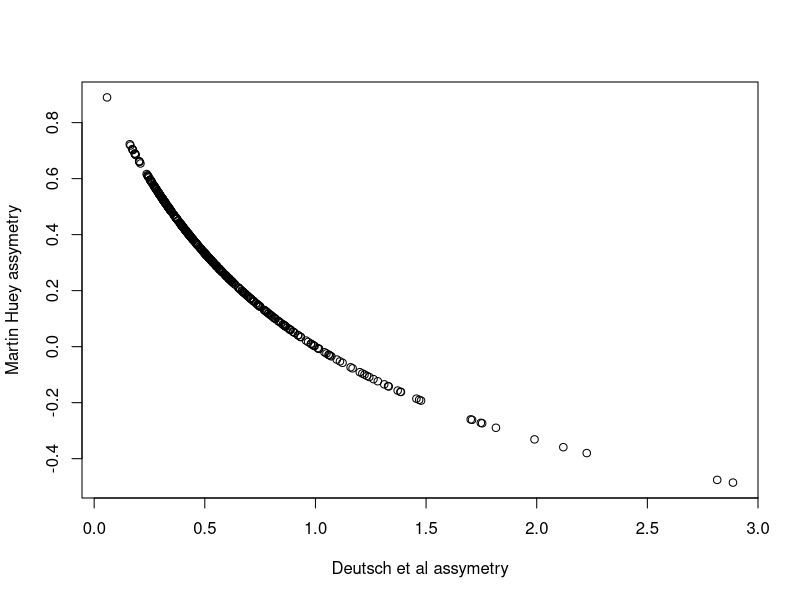
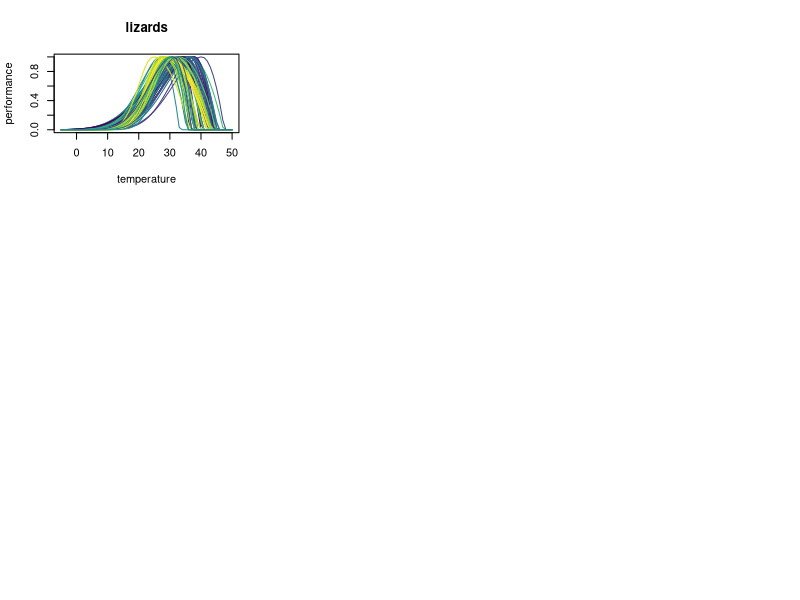

Write R code to recreate these figures, in order. (Note: this script raises an error after producing the figures.)
library(ggplot2)

#load data
setwd("/Volumes/GoogleDrive/Shared Drives/TrEnCh/Projects/ThermalStress/data/CTlimits/")
tpc=read.csv("tpcs.csv")
#drop data without all metrics
tpc= subset(tpc, !is.na(tpc$CTmin) & !is.na(tpc$Topt) & !is.na(tpc$CTmax) )

#calculate asymetry
tpc$asym= (tpc$CTmax - tpc$Topt)/(tpc$Topt- tpc$CTmin )
#OR INVERSE: tpc$asym= (tpc$Topt- tpc$CTmin )/(tpc$CTmax - tpc$Topt)
tpc$asym2= (2*tpc$Topt-tpc$CTmax - tpc$CTmin)/(tpc$CTmax-tpc$CTmin )
#check relationship of assymetry metrics
plot(tpc$asym,tpc$asym2, ylab="Martin Huey assymetry", xlab="Deutsch et al assymetry")

#calculate declining breadth
tpc$CTmax.Topt.breadth= tpc$CTmax - tpc$Topt

#Convert to thermodynamic scale
#E=0.757 #eV
#k= 1.38*10^-23 #J K^-1
#k=8.617* 10^-5 #eV K^-1
#function using temp in C
thermo.temp= function(t, E=0.757, k=8.617* 10^-5) exp(-E/(k*(t+273.15))) 

tpc$CTmax.Topt.breadth.thermo= thermo.temp(tpc$CTmax) - thermo.temp(tpc$Topt)
tpc$asym.thermo= (thermo.temp(tpc$CTmax) - thermo.temp(tpc$Topt))/(thermo.temp(tpc$Topt)- thermo.temp(tpc$CTmin) )

#================
#Plots
#PLOT TPCs

#Deutsch et al. TPC
#Performance Curve Function from Deutsch et al. 2008
tpc.plot= function(T,Topt,CTmin, CTmax){
  F=T
  F[]=NA
  sigma= (Topt-CTmin)/4
  F[T<=Topt & !is.na(T)]= exp(-((T[T<=Topt & !is.na(T)]-Topt)/(2*sigma))^2) 
  F[T>Topt & !is.na(T)]= 1- ((T[T>Topt & !is.na(T)]-Topt)/(Topt-CTmax))^2
  #set negetative to zero
  F[F<0]<-0
  
  return(F)
}

library(viridis)
temps=-5:50

par(mfrow=c(3,3))
taxas= c("lizards","lizards_Tp","insects","flies","plankton","Sea Urchins", "Australian lizards", "Plant")
for(taxa in 1:8){
  
tpc.sub= tpc[which(tpc$taxa==taxas[taxa]),]
#add a column of color values based on assymetry values
tpc.sub$col<-viridis(1)
try(tpc.sub$col <- viridis(20)[as.numeric(cut(tpc.sub$asym,breaks = quantile(tpc.sub$asym, probs = seq(0, 1, 0.05)) ))])

plot(temps, tpc.plot(temps, Topt=tpc.sub[1,"Topt"] , CTmin=tpc.sub[1,"CTmin"], CTmax=tpc.sub[1,"CTmax"]), type="l", xlab="temperature",ylab="performance", main=taxas[taxa])
for(r in 2:nrow(tpc.sub)) points(temps, tpc.plot(temps, Topt=tpc.sub[r,"Topt"] , CTmin=tpc.sub[r,"CTmin"], CTmax=tpc.sub[r,"CTmax"]), type="l", col=tpc.sub[r,"col"]) 
}

#-----------
#PLOT RELATIONSHIPS
#assymetry vs Topt
ggplot(tpc) + aes(x=Topt, y = asym2, color=habitat)+geom_point()+facet_wrap(~taxa)+ylim(0,1)+ylab("assymetry") #, scales="free"

#TPC vs assymetry
ggplot(tpc) + aes(x=asym2, y = CTmax.Topt.breadth, color=habitat)+geom_point()+facet_wrap(~taxa)+xlim(0,2)
#+geom_smooth(method="lm", se=FALSE)

ggplot(tpc) + aes(x=Topt, y = CTmax.Topt.breadth, color=habitat)+geom_point()+facet_wrap(~taxa)
ggplot(tpc) + aes(x=CTmax, y = CTmax.Topt.breadth, color=habitat)+geom_point()+facet_wrap(~taxa)

#thermodynamic plots
#assymetry vs Topt
ggplot(tpc) + aes(x=thermo.temp(Topt), y = asym.thermo, color=habitat)+geom_point()+facet_wrap(~taxa) #, scales="free"
#TPC vs assymetry
ggplot(tpc) + aes(x=asym.thermo, y = CTmax.Topt.breadth.thermo, color=habitat)+geom_point()+facet_wrap(~taxa)

#plot segments
ggplot(tpc) + aes(x=Topt, y = Topt-CTmin, color=habitat)+geom_point()+facet_grid(taxa~1)
ggplot(tpc) + aes(x=Topt, y = CTmax-Topt, color=habitat)+geom_point()+facet_grid(taxa~1)

#-------
#JK suggestions:
#Null analysis of asymmetry relationship based on TPC constraints


#PCA analysis as in Knies et al. 
par(mfrow=c(5,4))
taxas= c("lizards","lizards_Tp","insects","flies","plankton")


for(taxa in 1:5){

  tpc.sub= tpc[which(tpc$taxa==taxas[taxa]),]
  #add a column of color values based on assymetry values
   
pc=princomp(tpc.sub[,c("CTmin","Topt","CTmax")])
tpc.sub= cbind(tpc.sub, pc$scores)

pc$loadings
#pc1: all parameters increase together, shift in asymmetry
#pc2: as CTmin increases, Topt and CTmax decrease, narrowing
#pc3: gets steeper

#plot along pca axes
p=tpc.sub[,c("CTmin","Topt","CTmax")]
p.mean= colMeans(p)

#pc1
#a_i= mean(a)+score*loading
p.pc1=p
p.pc1[,1]=p.mean[1]+pc$scores[,1]*pc$loadings[1,1]
p.pc1[,2]=p.mean[2]+pc$scores[,1]*pc$loadings[1,2]
p.pc1[,3]=p.mean[3]+pc$scores[,1]*pc$loadings[1,3]

#estimate asmmetry
#p.pc1$asym= (p.pc1[,3] - p.pc1[,2])/(p.pc1[,2]- p.pc1[,1])
p.pc1$asym= (2*p.pc1[,2]-p.pc1[,3] - p.pc1[,1])/(p.pc1[,3]-p.pc1[,1] )
plot(p.pc1[,2], p.pc1$asym, ylim=c(-0.2,1))
#plot(p.pc1$asym, p.pc1[,3] - p.pc1[,2])
#first pc captures asymmetry
#add a column of color values based on assymetry values
p.pc1$col <- viridis(20)[as.numeric(cut(tpc.sub$asym,breaks = quantile(p.pc1$asym, probs = seq(0, 1, 0.05)) ))]

#plot
plot(temps, tpc.plot(temps, Topt=p.pc1[1,2] , CTmin=p.pc1[1,1], CTmax=p.pc1[1,3]), type="l", xlab="temperature",ylab="performance")
for(r in 2:nrow(p.pc1)) points(temps, tpc.plot(temps, Topt=p.pc1[r,2] , CTmin=p.pc1[r,1], CTmax=p.pc1[r,3]), type="l", col=p.pc1[r,"col"]) 

#pc2
p.pc2=p
p.pc2[,1]=p.mean[1]+pc$scores[,2]*pc$loadings[2,1]
p.pc2[,2]=p.mean[2]+pc$scores[,2]*pc$loadings[2,2]
p.pc2[,3]=p.mean[3]+pc$scores[,2]*pc$loadings[2,3]

#plot
plot(temps, tpc.plot(temps, Topt=p.pc2[1,2] , CTmin=p.pc2[1,1], CTmax=p.pc2[1,3]), type="l", xlab="temperature",ylab="performance", main=taxas[taxa])
for(r in 2:nrow(p.pc2)) points(temps, tpc.plot(temps, Topt=p.pc2[r,2] , CTmin=p.pc2[r,1], CTmax=p.pc2[r,3]), type="l") 

#pc3
p.pc3=p
p.pc3[,1]=p.mean[1]+pc$scores[,3]*pc$loadings[3,1]
p.pc3[,2]=p.mean[2]+pc$scores[,3]*pc$loadings[3,2]
p.pc3[,3]=p.mean[3]+pc$scores[,3]*pc$loadings[3,3]

#plot
plot(temps, tpc.plot(temps, Topt=p.pc3[1,2] , CTmin=p.pc3[1,1], CTmax=p.pc3[1,3]), type="l", xlab="temperature",ylab="performance")
for(r in 2:nrow(p.pc3)) points(temps, tpc.plot(temps, Topt=p.pc3[r,2] , CTmin=p.pc3[r,1], CTmax=p.pc3[r,3]), type="l") 

} #end loop taxa

#--------------------
#variances
var(tpc.sub$CTmin)
var(tpc.sub$Topt)
var(tpc.sub$CTmax)

# P matrix
#https://www.biorxiv.org/content/biorxiv/early/2015/09/11/026518.full.pdf
#install.packages("evolqg")
#library(evolqg)

tpc.sub$gen_spec=paste(tpc.sub$genus,tpc.sub$species,sep="_")
tpc.lm= lm(as.matrix(tpc.sub[,c("CTmin","CTmax","Topt")])~tpc.sub[,"gen_spec"])
cov.matrix <- CalculateMatrix(tpc.lm)
#To obtain a correlation matrix, use:
cor.matrix <- cov2cor(cov.matrix)

MeanMatrixStatistics(cov.matrix)

#https://rdrr.io/cran/QGglmm/man/QGvcov.html

#VISUALIZATION scores*loadings
#PC1 scores plot along pc space
#PC2 
#how does assymetry vary along axis

#cov: opt and max more strongly correlation
#where is Topt
#selection gradient CTmax
#selection on tpc, 
#plankton function valued, curves vs parameters selection, selection on curves not parameters, e.g., Ann Rev Gomulkiwitz, Kingsolver
